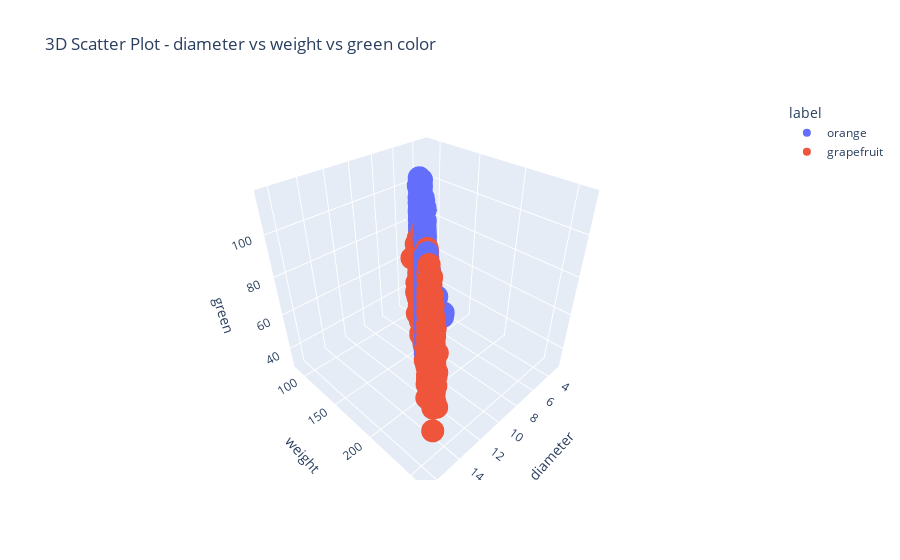

The notebook cell this image was saved under:
### Code cell
fig = px.scatter_3d(df, x='diameter', y='weight', z='green', 
                    color='label',
                    title='3D Scatter Plot - diameter vs weight vs green color')
fig.show()

### Figure 1 — Plotly figure (JSON) as saved in the notebook; plotly's stock layout.template omitted (floating-point values rounded to 4 significant figures; data arrays with more than 128 entries replaced by an {"elided": "..."} marker saying what was removed)
{"data": [{"hovertemplate": "label=orange<br>diameter=%{x}<br>weight=%{y}<br>green=%{z}<extra></extra>", "legendgroup": "orange", "marker": {"color": "#636efa", "symbol": "circle"}, "mode": "markers", "name": "orange", "scene": "scene", "showlegend": true, "type": "scatter3d", "x": {"elided": "5000 float values"}, "y": {"elided": "5000 float values"}, "z": {"elided": "5000 int values"}}, {"hovertemplate": "label=grapefruit<br>diameter=%{x}<br>weight=%{y}<br>green=%{z}<extra></extra>", "legendgroup": "grapefruit", "marker": {"color": "#EF553B", "symbol": "circle"}, "mode": "markers", "name": "grapefruit", "scene": "scene", "showlegend": true, "type": "scatter3d", "x": {"elided": "5000 float values"}, "y": {"elided": "5000 float values"}, "z": {"elided": "5000 int values"}}], "layout": {"legend": {"title": {"text": "label"}, "tracegroupgap": 0}, "scene": {"domain": {"x": [0, 1], "y": [0, 1]}, "xaxis": {"title": {"text": "diameter"}}, "yaxis": {"title": {"text": "weight"}}, "zaxis": {"title": {"text": "green"}}}, "title": {"text": "3D Scatter Plot - diameter vs weight vs green color"}}}
